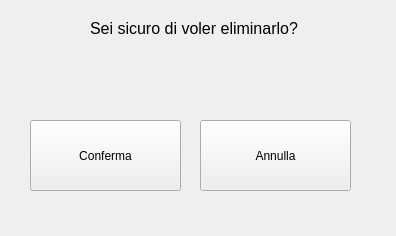
<?xml version="1.0" encoding="UTF-8"?>
<ui version="4.0">
 <class>EliminaAcquisto</class>
 <widget class="QWidget" name="EliminaAcquisto">
  <property name="geometry">
   <rect>
    <x>0</x>
    <y>0</y>
    <width>396</width>
    <height>236</height>
   </rect>
  </property>
  <property name="windowTitle">
   <string>Elimina Acquisto</string>
  </property>
  <widget class="QLabel" name="label">
   <property name="geometry">
    <rect>
     <x>90</x>
     <y>20</y>
     <width>371</width>
     <height>16</height>
    </rect>
   </property>
   <property name="font">
    <font>
     <pointsize>12</pointsize>
    </font>
   </property>
   <property name="text">
    <string>Sei sicuro di voler eliminarlo?</string>
   </property>
  </widget>
  <widget class="QPushButton" name="btn_conferma">
   <property name="geometry">
    <rect>
     <x>30</x>
     <y>120</y>
     <width>151</width>
     <height>71</height>
    </rect>
   </property>
   <property name="text">
    <string>Conferma</string>
   </property>
  </widget>
  <widget class="QPushButton" name="btn_annulla">
   <property name="geometry">
    <rect>
     <x>200</x>
     <y>120</y>
     <width>151</width>
     <height>71</height>
    </rect>
   </property>
   <property name="text">
    <string>Annulla</string>
   </property>
  </widget>
 </widget>
 <resources/>
 <connections/>
</ui>
